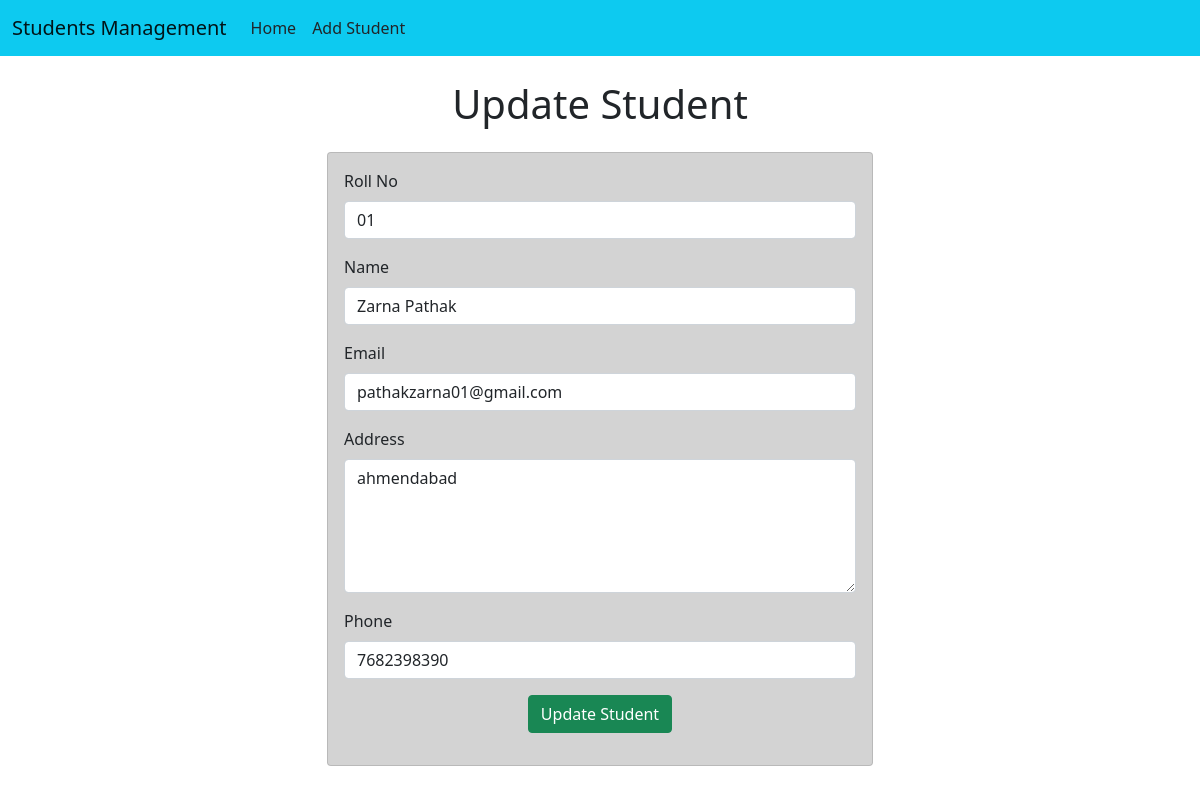
Page /student/updateStud/1 on the committed database.
### Student/models.py (models this page shows)
class Student(models.Model):
    roll = models.CharField(max_length=100)
    name = models.CharField(max_length=50)
    email = models.CharField(max_length=100)
    address = models.CharField(max_length=150)
    phone = models.CharField(max_length=10)

### Student/views.py (the view)
# urls.py: path('updateStud/<int:roll>', views.update_student),
def update_student(request, roll):
    std = Student.objects.get(pk=roll)
    return render(request, 'update.html', {'std':std})

### templates/update.html (shortened to what this page needs)
<!doctype html>
<html lang="en">
  <head>
    <link href="https://cdn.jsdelivr.net/npm/bootstrap@5.0.2/dist/css/bootstrap.min.css" rel="stylesheet">
  </head>
  <body>
    {% include "navbar.html" %}
    <h1 class='text-center my-4'>Update Student</h1>
    <div class = "container">
      <div class = "row">
        <div class = "col-md-6 offset-md-3">
          <div class = "card" style="background-color:LightGray;">
            <div class = "card-body">
              <form action="/student/save_updateStud/{{std.id}}", method="POST">
                  <div class="mb-3">
                      <label for="roll" class="form-label">Roll No</label>
                      <input type="text" class="form-control" id="roll" name="std_roll" value="{{std.roll}}" placeholder="Enter your Roll No" required>
                  </div>
                  <div class="mb-3">
                      <label for="name" class="form-label">Name</label>
                      <input type="text" class="form-control" id="name" name="std_name" value="{{std.name}}" placeholder="Enter your Name" required>
                  </div>
                  <div class="mb-3">
                    <label for="email" class="form-label">Email</label>
                    <input type="email" class="form-control" id="email" name="std_email" value="{{std.email}}" placeholder="Enter your Email" required>
                  </div>
                  <div class="mb-3">
                      <label for="address" class="form-label">Address</label>
                      <textarea rows="5" class="form-control" id="address" name="std_address" placeholder="Enter your Address">{{std.address}}</textarea>
                  </div>
                  <div class="mb-3">
                    <label for="phone" class="form-label">Phone</label>
                    <input type="text" class="form-control" id="phone" name="std_phone" value="{{std.phone}}" placeholder="Enter your Phone No" required>
                  </div>
                  <div class="container text-center my-3">
                    <button type="submit" class="btn btn-success">Update Student</button>
                  </div>
              </form>
            </div>
          </div>
        </div>
      </div>
    </div>
  </body>
</html>

### rows in the picture
Student: std_roll "01", std_name "Zarna Pathak", std_email "pathakzarna01@gmail.com", std_address "ahmendabad", std_phone "7682398390"
